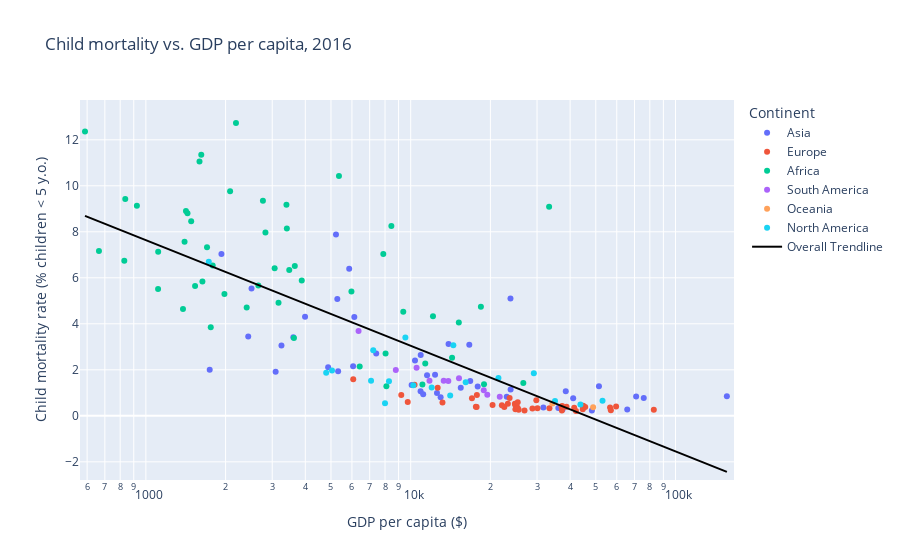

Notebook source saved alongside this figure:
### Markdown cell above
First of all, we can see that the trendline of 1986 starts at around 21% whilst it in 2016 starts at around 9% which indicates that the overall percentage of child mortality has decreased. We can also find most of African countries on the upper left side of the graph. As we have seen earlier, Africa has many developing countries with lower GDPs. A much lower GDP per capita can be the cause of higher child mortality rates as the trendline in both graphs are quite evident. There seem to be a higher variance between the countries in 2016 as opposed to 1986, at leats for most of Africa and some of Asia. One can also argue that countries with a lower GDP and greater population size tend to have a greater child mortaility rate.

### Code cell
# Plot child mortality vs. GDP per capita
plotFigure(GDP('child-mortality-gdp-per-capita.csv',
           'GDP per capita',
          'Child mortality (Select Gapminder, v10) (2017)',
          'Child mortality vs. GDP per capita', 'GDP per capita'), 'GDP per capita ($)', 
           'Child mortality rate (% children < 5 y.o.)', 'Child mortality vs. GDP per capita',
          25, pow(10, 4), 3, 1, 13)

### Figure 1 — Plotly figure (JSON) as saved in the notebook; plotly's stock layout.template omitted (floating-point values rounded to 4 significant figures; data arrays with more than 128 entries replaced by an {"elided": "..."} marker saying what was removed)
{"data": [{"customdata": [["Afghanistan"], ["Armenia"], ["Azerbaijan"], ["Bahrain"], ["Bangladesh"], ["Cambodia"], ["China"], ["Georgia"], ["Hong Kong"], ["India"], ["Indonesia"], ["Iran"], ["Iraq"], ["Israel"], ["Japan"], ["Jordan"], ["Kazakhstan"], ["Kuwait"], ["Kyrgyzstan"], ["Laos"], ["Lebanon"], ["Malaysia"], ["Mongolia"], ["Myanmar"], ["Nepal"], ["North Korea"], ["Oman"], ["Pakistan"], ["Palestine"], ["Philippines"], ["Qatar"], ["Saudi Arabia"], ["Singapore"], ["South Korea"], ["Sri Lanka"], ["Syria"], ["Tajikistan"], ["Thailand"], ["Turkey"], ["Turkmenistan"], ["United Arab Emirates"], ["Uzbekistan"], ["Vietnam"], ["Yemen"]], "hovertemplate": "Continent=Asia<br>GDP per capita ($)=%{x}<br>Child mortality rate (% children < 5 y.o.)=%{y}<br>Entity=%{customdata[0]}<extra></extra>", "legendgroup": "Asia", "marker": {"color": "#636efa", "symbol": "circle"}, "mode": "markers", "name": "Asia", "orientation": "v", "showlegend": true, "type": "scatter", "x": [1929, 10080, 16645, 41078, 3604, 3251, 12569, 10899, 48330, 6125, 10911, 16783, 13898, 31701, 37465, 11529, 23842, 71010, 4879, 5859, 12972, 23053, 12360, 5284, 2435, 1742.0, 38515, 5223, 5321.0, 7410, 156299, 51397, 65729, 36103, 11149, 3091, 3991, 15454, 17906, 23813, 75876, 10381, 6062, 2506], "xaxis": "x", "y": [7.04, 1.34, 3.09, 0.76, 3.42, 3.06, 0.99, 1.07, 0.2282, 4.3, 2.64, 1.51, 3.12, 0.36, 0.27, 1.76, 1.14, 0.84, 2.11, 6.39, 0.81, 0.83, 1.79, 5.08, 3.45, 2, 1.07, 7.88, 1.94, 2.71, 0.85, 1.29, 0.28, 0.34, 0.94, 1.912, 4.31, 1.22, 1.27, 5.1, 0.77, 2.41, 2.16, 5.53], "yaxis": "y"}, {"customdata": [["Albania"], ["Austria"], ["Belarus"], ["Belgium"], ["Bosnia and Herzegovina"], ["Bulgaria"], ["Croatia"], ["Cyprus"], ["Czechia"], ["Denmark"], ["Estonia"], ["Finland"], ["France"], ["Germany"], ["Greece"], ["Hungary"], ["Iceland"], ["Ireland"], ["Italy"], ["Latvia"], ["Lithuania"], ["Luxembourg"], ["Malta"], ["Moldova"], ["Montenegro"], ["Netherlands"], ["North Macedonia"], ["Norway"], ["Poland"], ["Portugal"], ["Romania"], ["Russia"], ["Serbia"], ["Slovakia"], ["Slovenia"], ["Spain"], ["Sweden"], ["Switzerland"], ["Ukraine"], ["United Kingdom"]], "hovertemplate": "Continent=Europe<br>GDP per capita ($)=%{x}<br>Child mortality rate (% children < 5 y.o.)=%{y}<br>Entity=%{customdata[0]}<extra></extra>", "legendgroup": "Europe", "marker": {"color": "#EF553B", "symbol": "circle"}, "mode": "markers", "name": "Europe", "orientation": "v", "showlegend": true, "type": "scatter", "x": [10342, 41445, 17628, 38766, 9746, 17037, 20376, 25577, 28823, 44836, 24857, 37239, 37124, 44689, 22574, 23279, 42085, 56597, 33419, 22092, 24743, 57006, 29817, 6068, 17741, 45600, 12644, 82814, 24838, 25346, 17782, 23635, 13184, 25364, 26908, 30110, 44659, 59662, 9214, 37334], "xaxis": "x", "y": [1.35, 0.35, 0.39, 0.39, 0.6, 0.76, 0.47, 0.26, 0.32, 0.44, 0.29, 0.23, 0.39, 0.38, 0.38, 0.52, 0.21, 0.36, 0.33, 0.46, 0.53, 0.24, 0.68, 1.59, 0.38, 0.38, 1.22, 0.26, 0.47, 0.35, 0.9, 0.77, 0.58, 0.59, 0.23, 0.33, 0.29, 0.41, 0.91, 0.43], "yaxis": "y"}, {"customdata": [["Algeria"], ["Angola"], ["Benin"], ["Botswana"], ["Burkina Faso"], ["Burundi"], ["Cameroon"], ["Cape Verde"], ["Central African Republic"], ["Chad"], ["Comoros"], ["Congo"], ["Cote d'Ivoire"], ["Democratic Republic of Congo"], ["Djibouti"], ["Egypt"], ["Equatorial Guinea"], ["Eswatini"], ["Ethiopia"], ["Gabon"], ["Gambia"], ["Ghana"], ["Guinea"], ["Guinea-Bissau"], ["Kenya"], ["Lesotho"], ["Liberia"], ["Libya"], ["Madagascar"], ["Malawi"], ["Mali"], ["Mauritania"], ["Mauritius"], ["Morocco"], ["Mozambique"], ["Namibia"], ["Niger"], ["Nigeria"], ["Rwanda"], ["Sao Tome and Principe"], ["Senegal"], ["Seychelles"], ["Sierra Leone"], ["South Africa"], ["Sudan"], ["Tanzania"], ["Togo"], ["Tunisia"], ["Uganda"], ["Zambia"], ["Zimbabwe"]], "hovertemplate": "Continent=Africa<br>GDP per capita ($)=%{x}<br>Child mortality rate (% children < 5 y.o.)=%{y}<br>Entity=%{customdata[0]}<extra></extra>", "legendgroup": "Africa", "marker": {"color": "#00cc96", "symbol": "circle"}, "mode": "markers", "name": "Africa", "orientation": "v", "showlegend": true, "type": "scatter", "x": [14331, 8453, 2080, 15198, 1483, 665, 2828, 6418, 589, 2189, 1702, 5974, 3395, 836, 3064, 11351, 33317, 7881, 1635, 18413, 1788, 3878, 1417, 1436, 3169, 2767, 829, 8096, 1381, 1112, 1594, 3407, 18918, 8039, 1113, 9376, 925, 5360, 1758, 3624, 2403, 26624, 1619, 12139, 3651, 2660, 1400, 11073, 1980, 3479, 1534], "xaxis": "x", "y": [2.52, 8.25, 9.76, 4.06, 8.46, 7.17, 7.97, 2.14, 12.36, 12.73, 7.33, 5.41, 9.18, 9.43, 6.42, 2.28, 9.09, 7.04, 5.84, 4.74, 6.53, 5.88, 8.9, 8.81, 4.92, 9.35, 6.74, 1.29, 4.64, 5.51, 11.06, 8.14, 1.37, 2.71, 7.13, 4.52, 9.13, 10.43, 3.85, 3.38, 4.71, 1.43, 11.35, 4.33, 6.51, 5.67, 7.57, 1.36, 5.3, 6.34, 5.64], "yaxis": "y"}, {"customdata": [["Argentina"], ["Bolivia"], ["Brazil"], ["Chile"], ["Colombia"], ["Ecuador"], ["Paraguay"], ["Peru"], ["Uruguay"], ["Venezuela"]], "hovertemplate": "Continent=South America<br>GDP per capita ($)=%{x}<br>Child mortality rate (% children < 5 y.o.)=%{y}<br>Entity=%{customdata[0]}<extra></extra>", "legendgroup": "South America", "marker": {"color": "#ab63fa", "symbol": "circle"}, "mode": "markers", "name": "South America", "orientation": "v", "showlegend": true, "type": "scatter", "x": [18875, 6355, 13873, 21696, 13326, 10527, 8786, 11776, 19468, 15219], "xaxis": "x", "y": [1.11, 3.69, 1.51, 0.83, 1.53, 2.09, 1.99, 1.53, 0.92, 1.63], "yaxis": "y"}, {"customdata": [["Australia"], ["New Zealand"]], "hovertemplate": "Continent=Oceania<br>GDP per capita ($)=%{x}<br>Child mortality rate (% children < 5 y.o.)=%{y}<br>Entity=%{customdata[0]}<extra></extra>", "legendgroup": "Oceania", "marker": {"color": "#FFA15A", "symbol": "circle"}, "mode": "markers", "name": "Oceania", "orientation": "v", "showlegend": true, "type": "scatter", "x": [48845, 34295], "xaxis": "x", "y": [0.37, 0.54], "yaxis": "y"}, {"customdata": [["Barbados"], ["Canada"], ["Costa Rica"], ["Cuba"], ["Dominica"], ["Dominican Republic"], ["El Salvador"], ["Guatemala"], ["Haiti"], ["Honduras"], ["Jamaica"], ["Mexico"], ["Nicaragua"], ["Panama"], ["Puerto Rico"], ["Saint Lucia"], ["Trinidad and Tobago"], ["United States"]], "hovertemplate": "Continent=North America<br>GDP per capita ($)=%{x}<br>Child mortality rate (% children < 5 y.o.)=%{y}<br>Entity=%{customdata[0]}<extra></extra>", "legendgroup": "North America", "marker": {"color": "#19d3f3", "symbol": "circle"}, "mode": "markers", "name": "North America", "orientation": "v", "showlegend": true, "type": "scatter", "x": [12003, 43745, 14098, 8000, 9550, 14489, 8280, 7221, 1728, 4796, 7084, 16133, 5045, 21449, 35082, 10233, 29178, 53015], "xaxis": "x", "y": [1.23, 0.49, 0.88, 0.55, 3.4, 3.07, 1.5, 2.85, 6.7, 1.87, 1.53, 1.46, 1.97, 1.64, 0.6479, 1.33, 1.85, 0.65], "yaxis": "y"}, {"hovertemplate": "<b>OLS trendline</b><br>Child mortality (Select Gapminder, v10) (2017) = -4.59234 * log10(GDP per capita) + 21.4134<br>R<sup>2</sup>=0.604865<br><br>GDP per capita ($)=%{x}<br>Child mortality rate (% children < 5 y.o.)=%{y} <b>(trend)</b><extra></extra>", "legendgroup": "Overall Trendline", "line": {"color": "black"}, "mode": "lines", "name": "Overall Trendline", "showlegend": true, "type": "scatter", "x": {"elided": "165 float values"}, "xaxis": "x", "y": {"elided": "165 float values"}, "yaxis": "y"}], "layout": {"legend": {"title": {"text": "Continent"}, "tracegroupgap": 0}, "title": {"text": "Child mortality vs. GDP per capita, 2016"}, "xaxis": {"anchor": "y", "domain": [0, 1], "range": [2.751, 5.221], "title": {"text": "GDP per capita ($)"}, "type": "log"}, "yaxis": {"anchor": "x", "domain": [0, 1], "range": [-2.79, 13.73], "title": {"text": "Child mortality rate (% children < 5 y.o.)"}}}}
